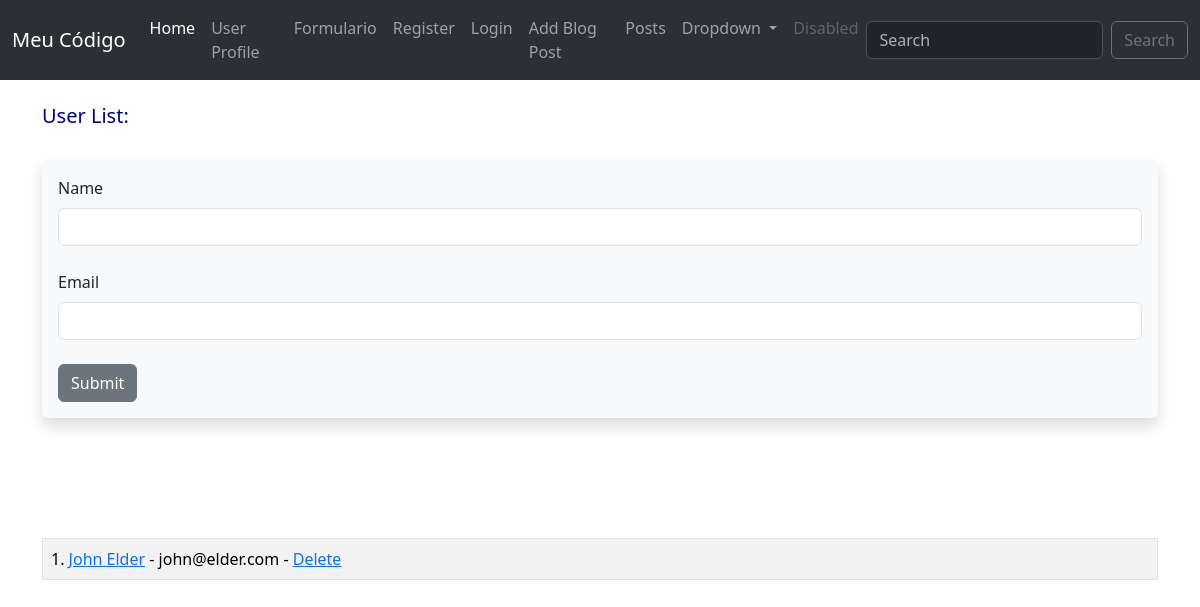
Screenshot of /user/add with the database file from the repository.
### app.py (models this page shows, shortened)
class Users(db.Model, UserMixin):
    id = db.Column(db.Integer, primary_key=True)
    username = db.Column(db.String(20), nullable=False, unique=True)
    name = db.Column(db.String(200), nullable=False)
    email = db.Column(db.String(120), nullable=False, unique=True)
    favorite_color = db.Column(db.String(120))
    date_added = db.Column(db.DateTime, default=datetime.now)
    password_hash = db.Column(db.String(128))
    posts = db.relationship('Posts', backref='poster')
    @property
    def password(self):
        raise AttributeError('Password is not a readable attribute')

### app.py (the view, shortened to what this page needs)
@app.route('/user/add', methods=['GET','POST'])
def add_user():
    name = None
    form = UserForm()
    our_users = Users.query.order_by(Users.date_added)
    return render_template("add_user.html",
                           form=form,
                           name=name,
                           our_users=our_users)

### webforms.py
class UserForm(FlaskForm):
    name = StringField("Name", validators=[DataRequired()])
    username = StringField("Username", validators=[DataRequired()])
    email = StringField("Email", validators=[DataRequired()])
    favorite_color = StringField("Favorite Color")
    password_hash = PasswordField('Password', validators=[DataRequired(), EqualTo('password_hash2', message='Passwords Must Match!')])
    password_hash2 = PasswordField('Confirm Password', validators=[DataRequired()])
    submit = SubmitField("Submit")

class SearchForm(FlaskForm):
    searched = StringField("Searched", validators=[DataRequired()])
    submit = SubmitField("Submit")

### app.py (called while the page is built)
@app.context_processor
def base():
    form = SearchForm()
    return dict(form=form)

### templates/add_user.html (shortened to what this page needs)
<!DOCTYPE html>
<html lang="en">
<head>
</head>
<body>
    {% extends 'base.html'%}
    {% block content %}
    {% if name %}
        <h1>User Added!</h1>
        <br><br><br>
        <table class="table table-hover table-bordered table-striped">
            {% for our_user in our_users %}
            <tr>
                <td>
                {{our_user.id }}. <a href="{{
                    url_for('update', id=our_user.id)
                }}">{{our_user.name}}</a> - {{ our_user.email }} -
                <a href="{{ url_for('delete', id=our_user.id)
                }}">Delete</a>
                </td>
            <tr>
            {% endfor %}
        </table>
    {% else %}
        <h1>User List:</h1>
        <br/>
    <div class="shadow p-3 mb-5 bg-body-tertiary rounded">
        <form method="POST">
            {{ form.name.label(
                class="form-label"
            ) }}
            {{ form.name(
                class="form-control"
            ) }}
            <br>
            {{ form.email.label(
                class="form-label"
            ) }}
            {{ form.email(
                class="form-control"
            ) }}
            <br>
            {{ form.submit(
                class="btn btn-secondary"
            ) }}
        </form>
    </div>
    <br><br><br>
    <table class="table table-hover table-bordered table-striped">
    {% for our_user in our_users %}
    <tr>
        <td>
        {{our_user.id }}. <a href="{{
            url_for('update', id=our_user.id)
        }}">{{our_user.name}}</a> - {{ our_user.email }} -
        <a href="{{ url_for('delete', id=our_user.id)
    }}">Delete</a>
        </td>
    {% endfor %}
    </table>
    {% endif %}
    {% endblock %}

### static/css/style.css (style rules this page uses)
h1 { color: darkblue; font-size: 20px; }

### rows the page displays
Users: id "1", name "John Elder", email "john@elder.com"
